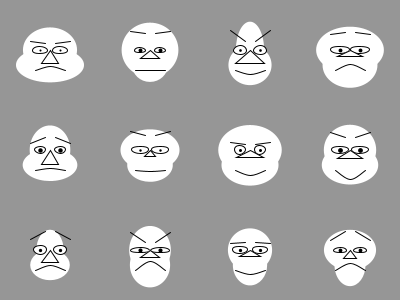
Frame 1 (no input)
Frame 60 (the mouse pressed at the canvas centre just before this capture): identical to frame 1, image omitted
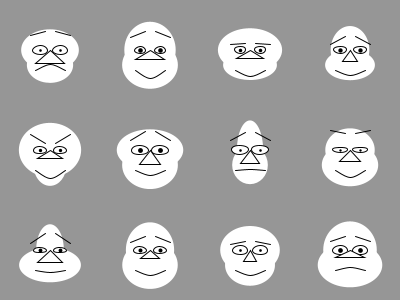
Frame 120 (the mouse held since frame 60 and released just before this capture)

The Processing sketch that drew these frames (run headless with seeded random() and noise(); from frame 60 on, the mouse is pressed at the canvas centre):

// Processing sketch: processing_36631
// ── processing_36631.pde

boolean doIt; 

void setup() {
  size(400, 300); 
  doIt = true;
}
void draw() {
  if (doIt) {
    background(150);
    smooth();

    for (int x=50; x<=400; x+=100) {
      for (int y=50; y<=300; y+=100) {
        //head variables
        float topx = random(25, 70);
        float topy = random(40, 60);
        float botx = random(30, 70);
        float boty = random(30, 50);
        //nose variable
        float nosey = random(5, 15);
        float nosex = random(5, 15);
        //eye variables
        float eyex = random(10, 20);
        float eyey = random(5, 10);
        //mouth variable
        float mouth = random(-10, 10);
        //eyebrow variable
        float brow1 = random(5, 20);
        float brow2 = random(5, 20);

        //head
        fill(255);
        noStroke();
        ellipse (x, y, topx, topy);
        ellipse (x, y+15, botx, boty);
        //eyes
        stroke(1);
        strokeWeight(1);
        ellipse (x-10, y, eyex, eyey);
        ellipse (x+10, y, eyex, eyey);
        //pupils
        strokeWeight(random(2, 5));
        point(x-10, y);
        point(x+10, y);
        //mouth
        strokeWeight(1);
        beginShape();
        curveVertex(x-15, y+20);
        curveVertex(x-15, y+20);
        curveVertex(x, y+(20+mouth));
        curveVertex(x+15, y+20);
        curveVertex(x+15, y+20);
        endShape();
        //nose
        strokeWeight(1);
        beginShape();
        vertex(x, y);
        vertex(x-nosex, y+nosey);
        vertex(x+nosex, y+nosey);
        endShape(CLOSE);
        //brow
        line(x-5, y-brow1, x-20, y-brow2);
        line(x+5, y-brow1, x+20, y-brow2);
      }
    }
    doIt = false;
  }
}
void mousePressed(){
  doIt = true;
}
